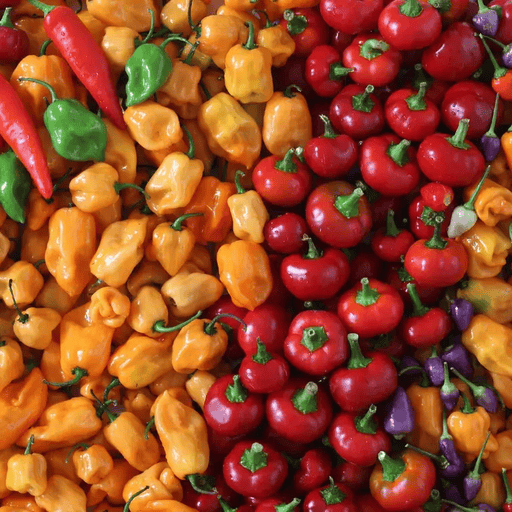
#> input picture final_lab/images/peppers.png, 512 x 512 px, found by its file name
$ python q12.py
#> lines starting #> are read from the running program, lines starting #| are printed output that depends on the picture
### final_lab/zahinDIP/zahin_dip.py
from typing import Tuple

import numpy as np
import numpy.typing as npt
import cv2

import numpy as np
import numpy.typing as npt

# [11 lines left out: function toggle_contrast, not called in this run]


def high_contrast(img: npt.NDArray[np.uint8]) -> npt.NDArray[np.uint8]:
    return cv2.equalizeHist(img).astype(np.uint8)

def low_contrast(img: npt.NDArray[np.uint8], low: int = 50, high: int = 200) -> npt.NDArray[np.uint8]:
    return cv2.normalize(img, None, low, high, cv2.NORM_MINMAX)

def calc_hist(img: npt.NDArray[np.uint8], max_value: int = 255)->npt.NDArray[np.int32]:
    counts = np.zeros((max_value + 1), dtype = np.int32)

    for row in img:
        for pixel in row:
            counts[pixel] += 1

    return counts

# [58 lines left out: functions log_transform, gamma_correction, step_func, conv2D, not called in this run]


def _calc_pdf(counts: npt.NDArray)->np.ndarray[np.float32]:
    total = float(np.sum(counts))
    pdf = counts / total
    return pdf

def _calc_cdf(pdf: npt.NDArray[np.float32])->npt.NDArray[np.float32]:
    cdf = np.cumsum(pdf)
    return cdf

# [99 lines left out: functions hist_equaliz, hist_matchv1, hist_matchv2, adaptive_hist_equaliz, hist_clahe, adaptive_hist_clahe, not called in this run]


def get_rect_se(kernel_size: int = 5)->npt.NDArray[np.uint8]:
    return cv2.getStructuringElement(cv2.MORPH_RECT, (kernel_size, kernel_size)).astype(np.uint8)


def get_ellipse_se(kernel_size: int = 5)->npt.NDArray[np.uint8]:
    return cv2.getStructuringElement(cv2.MORPH_ELLIPSE, (kernel_size, kernel_size)).astype(np.uint8)

def get_cross_se(kernel_size: int = 5)->npt.NDArray[np.uint8]:
    return cv2.getStructuringElement(cv2.MORPH_CROSS, (kernel_size, kernel_size)).astype(np.uint8)

# [22 lines left out: functions get_diamond_se, ero_or_dial, not called in this run]

def morph_open(img: npt.NDArray[np.uint8], kernel: npt.NDArray[np.uint8])->npt.NDArray[np.uint8]:
    return ero_or_dial(ero_or_dial(img, kernel, type_morph='ero'), kernel, type_morph = 'dial')

def morph_close(img: npt.NDArray[np.uint8], kernel: npt.NDArray[np.uint8])->npt.NDArray[np.uint8]:
    return ero_or_dial(ero_or_dial(img, kernel, type_morph='dial'), kernel, type_morph = 'ero')

def morph_tohat(img: npt.NDArray[np.uint8], kernel: npt.NDArray[np.uint8])->npt.NDArray[np.uint8]:
    return cv2.subtract(img, morph_open(img, kernel))

def morph_blackhat(img: npt.NDArray[np.uint8], kernel: npt.NDArray[np.uint8])->npt.NDArray[np.uint8]:
    return cv2.subtract(morph_close(img, kernel), img)


# [11 lines left out: function ideal_lowpass_filter, not called in this run]

def ideal_highpass_filter(img: npt.NDArray[np.uint8], radius: int)->npt.NDArray[np.uint8]:
    filter = (1 - ideal_lowpass_filter(img, radius)).astype(np.uint8)
    return filter

# [37 lines left out: functions ideal_bandpass_filter, apply_fft, apply_filter, butterworth_lowpass_filter, not called in this run]

def butterworth_highpass_filter(img: npt.NDArray[np.uint8], d0: int = 40, n: int = 2) -> npt.NDArray[np.float32]:
    return 1 - butterworth_lowpass_filter(img, d0, n)

# [8 lines left out: function gaussian_lowpass_filter, not called in this run]

def gaussian_highpass_filter(img: npt.NDArray[np.uint8], d0: int = 40) -> npt.NDArray[np.float32]:
    return 1 - gaussian_lowpass_filter(img, d0)


def butterworth_bandpass_filter(img: npt.NDArray[np.uint8], d_low: int = 30, d_high: int = 80, n: int = 2) -> npt.NDArray[np.float32]:
    return butterworth_lowpass_filter(img, d_high, n) - butterworth_lowpass_filter(img, d_low, n)

def gaussian_bandpass_filter(img: npt.NDArray[np.uint8], d_low: int = 30, d_high: int = 80) -> npt.NDArray[np.float32]:
    return gaussian_lowpass_filter(img, d_high) - gaussian_lowpass_filter(img, d_low)

### final_lab/q12.py
import cv2
import matplotlib.pyplot as plt
import numpy as np
from zahinDIP import zahin_dip as zahin

class Node:
    def __init__(self, pdf = None, intensity = None, left = None, right = None):
        self.pdf = pdf
        self.intensity = intensity
        self.left = left
        self.right = right
        self.symbol = None

    def __lt__(self, other):
        return self.pdf < other.pdf

    def isLeaf(self):
        return (self.left == None and self.right == None)


def main():
    img = cv2.imread('/home/zahin/Desktop/DIP_LAB/final_lab/images/peppers.png', cv2.IMREAD_GRAYSCALE)
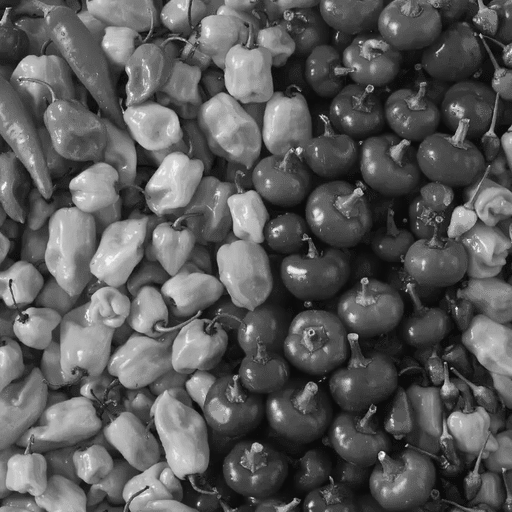
#> img: shape (512, 512); min 11, max 242, mean 89.6

    counts = zahin.calc_hist(img)
#> after the loop in calc_hist, `for row in img:`: counts = 256 values, max 6732 at index 60, min 0 at index 0, mean 1024
    pdf = zahin._calc_pdf(counts)
#> in _calc_pdf, `total = float(np.sum(counts))`: total = 262144
#> in _calc_pdf, `pdf = counts / total`: pdf = 256 values, max 0.0257 at index 60, min 0 at index 0, mean 0.00391
    nodes = []
    for i, p in enumerate(pdf):
        nodes.append(Node(pdf = p, intensity = i))
#> this loop made 256 passes
#> p on passes 1 to 3: 0, 0, 0
#> after the loop, nodes = 256 items
    nodes.sort()

    while len(nodes) > 1:
        f = nodes[0]
        s = nodes[1]
        nodes.pop(0)
        nodes.pop(0)
        nodes.append(Node(pdf = (f.pdf + s.pdf), left = f, right = s))
        nodes.sort()
#> after the loop, nodes = 1 item

    huffman_nodes = []
    nodes[0].symbol = ""
    while len(nodes) > 0:
        n = nodes[0]
        nodes.pop(0)
        left = n.left
        right = n.right
        if left != None:
            left.symbol = n.symbol + '1'
            if left.isLeaf():
                huffman_nodes.append(left)
            else:
                nodes.append(left)
        if right != None:
            right.symbol = n.symbol + '0'
            if right.isLeaf():
                huffman_nodes.append(right)
            else:
                nodes.append(right)
#> this loop made 255 passes
#> (left.symbol, right.symbol) on passes 1 to 12: ('1', '0'), ('11', '10'), ('01', '00'), ('111', '110'), ('101', '100'), ('011', '010'), ('001', '000'), ('1111', '1110'), ('1101', '1100'), ('1011', '1010'), ('1001', '1000'), ('0111', '0110')
#> left.symbol on pass 100: '0000111'
#> after the loop, huffman_nodes = 256 items; nodes = []


    original_size = img.shape[0] * img.shape[1] * 8
#> original_size = 2097152
    huffman_size = 0

    for node in huffman_nodes:
        index = node.intensity
        tmp = len(node.symbol)
        huffman_size += (counts[index] * tmp)
#> this loop made 256 passes
#> (index, tmp, huffman_size) on passes 1 to 3: (60, 5, 33660), (29, 6, 51360), (74, 6, 69198)
#> after the loop, huffman_size = 1817553


    print(f'original image size: {original_size}')
#| original image size: 2097152
    print(f'after huffman coding applied size: {huffman_size}')
#| after huffman coding applied size: 1817553
    print(f'compress ratio is: {(original_size / huffman_size):.4f}')
#| compress ratio is: 1.1538
    print(f'space save: {((1 - (huffman_size / original_size)) * 100):.2f}%')
#| space save: 13.33%


if __name__ == '__main__':
    main()
